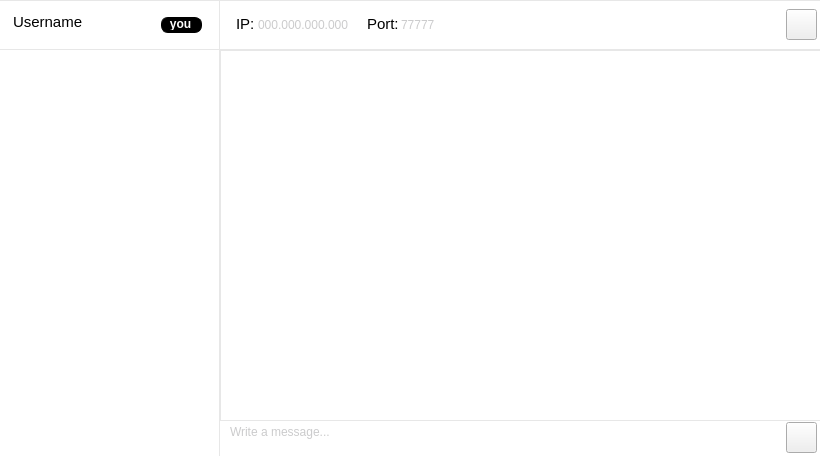
<?xml version="1.0" encoding="UTF-8"?>
<ui version="4.0">
 <class>ClientInterface</class>
 <widget class="QMainWindow" name="ClientInterface">
  <property name="geometry">
   <rect>
    <x>0</x>
    <y>0</y>
    <width>820</width>
    <height>456</height>
   </rect>
  </property>
  <property name="windowTitle">
   <string>AA messanger</string>
  </property>
  <property name="windowIcon">
   <iconset resource="userresources.qrc">
    <normaloff>:/Images/Images/icon.png</normaloff>:/Images/Images/icon.png</iconset>
  </property>
  <property name="styleSheet">
   <string notr="true">#ClientInterface {background-color:white;}</string>
  </property>
  <widget class="QWidget" name="centralWidget">
   <widget class="QLabel" name="label">
    <property name="geometry">
     <rect>
      <x>236</x>
      <y>9</y>
      <width>31</width>
      <height>31</height>
     </rect>
    </property>
    <property name="text">
     <string>&lt;html&gt;&lt;head/&gt;&lt;body&gt;&lt;p&gt;&lt;span style=&quot; font-family:'Tahoma'; font-size:11pt;&quot;&gt;IP:&lt;/span&gt;&lt;/p&gt;&lt;/body&gt;&lt;/html&gt;</string>
    </property>
   </widget>
   <widget class="QPushButton" name="settings">
    <property name="geometry">
     <rect>
      <x>786</x>
      <y>9</y>
      <width>31</width>
      <height>31</height>
     </rect>
    </property>
    <property name="styleSheet">
     <string notr="true">#settings {
    background-color: transparent;
    border-image: url(:/Images/Images/settings_normal.png);
    background: none;
    background-repeat: none;
}

#settings:hover {
    border-image: url(:/Images/Images/settings_hover.png);
}

#settings:pressed {
    border-image: url(:/Images/Images/settings_pressed.png);
}</string>
    </property>
    <property name="text">
     <string/>
    </property>
   </widget>
   <widget class="QTextBrowser" name="ChatArea">
    <property name="geometry">
     <rect>
      <x>220</x>
      <y>50</y>
      <width>601</width>
      <height>371</height>
     </rect>
    </property>
    <property name="autoFillBackground">
     <bool>false</bool>
    </property>
    <property name="styleSheet">
     <string notr="true">#ChatArea {
    background-image:url(:/Images/Images/background.png);
    border:1px solid #e7e7e7;
    font-family:Tahoma;
    font-size:13px;
    color:#111111;
}</string>
    </property>
    <property name="html">
     <string>&lt;!DOCTYPE HTML PUBLIC &quot;-//W3C//DTD HTML 4.0//EN&quot; &quot;http://www.w3.org/TR/REC-html40/strict.dtd&quot;&gt;
&lt;html&gt;&lt;head&gt;&lt;meta name=&quot;qrichtext&quot; content=&quot;1&quot; /&gt;&lt;style type=&quot;text/css&quot;&gt;
p, li { white-space: pre-wrap; }
&lt;/style&gt;&lt;/head&gt;&lt;body style=&quot; font-family:'Tahoma'; font-size:13px; font-weight:400; font-style:normal;&quot;&gt;
&lt;p style=&quot;-qt-paragraph-type:empty; margin-top:0px; margin-bottom:0px; margin-left:0px; margin-right:0px; -qt-block-indent:0; text-indent:0px;&quot;&gt;&lt;br /&gt;&lt;/p&gt;&lt;/body&gt;&lt;/html&gt;</string>
    </property>
   </widget>
   <widget class="QTextEdit" name="textEdit">
    <property name="geometry">
     <rect>
      <x>220</x>
      <y>418</y>
      <width>561</width>
      <height>41</height>
     </rect>
    </property>
    <property name="sizePolicy">
     <sizepolicy hsizetype="Expanding" vsizetype="Expanding">
      <horstretch>0</horstretch>
      <verstretch>0</verstretch>
     </sizepolicy>
    </property>
    <property name="styleSheet">
     <string notr="true">#textEdit {
    font-family: Tahoma;
    font-size: 12px;
    padding: 3px 0 3px 0;
    border: 0px;
}</string>
    </property>
   </widget>
   <widget class="QLabel" name="label_WriteAMessage">
    <property name="geometry">
     <rect>
      <x>230</x>
      <y>422</y>
      <width>111</width>
      <height>21</height>
     </rect>
    </property>
    <property name="styleSheet">
     <string notr="true">#label_WriteAMessage {
    background-color: transparent;
    background: none;
}</string>
    </property>
    <property name="text">
     <string>&lt;html&gt;&lt;head/&gt;&lt;body&gt;&lt;p&gt;&lt;span style=&quot; font-family:'Tahoma'; font-size:9pt; color:#cbcbcc;&quot;&gt;Write a message...&lt;/span&gt;&lt;/p&gt;&lt;/body&gt;&lt;/html&gt;</string>
    </property>
   </widget>
   <widget class="QListWidget" name="listWidget">
    <property name="geometry">
     <rect>
      <x>-1</x>
      <y>49</y>
      <width>221</width>
      <height>411</height>
     </rect>
    </property>
    <property name="styleSheet">
     <string notr="true">#listWidget {border: 1px solid #e7e7e7;font-family:Tahoma;font-size:15px;}</string>
    </property>
   </widget>
   <widget class="QPushButton" name="send">
    <property name="geometry">
     <rect>
      <x>786</x>
      <y>422</y>
      <width>31</width>
      <height>31</height>
     </rect>
    </property>
    <property name="styleSheet">
     <string notr="true">#send {
    background-color: transparent;
    border-image: url(:/Images/Images/send_normal.png);
    background: none;
    background-repeat: none;
}

#send:disabled {
    border-image: url(:/Images/Images/send_disabled.png);
}

#send:hover {
    border-image: url(:/Images/Images/send_hover.png);
}

#send:pressed {
    border-image: url(:/Images/Images/send_pressed.png);
}</string>
    </property>
    <property name="text">
     <string/>
    </property>
   </widget>
   <widget class="QLabel" name="label_2">
    <property name="geometry">
     <rect>
      <x>367</x>
      <y>9</y>
      <width>41</width>
      <height>31</height>
     </rect>
    </property>
    <property name="text">
     <string>&lt;html&gt;&lt;head/&gt;&lt;body&gt;&lt;p&gt;&lt;span style=&quot; font-family:'Tahoma'; font-size:11pt;&quot;&gt;Port:&lt;/span&gt;&lt;/p&gt;&lt;/body&gt;&lt;/html&gt;</string>
    </property>
   </widget>
   <widget class="QFrame" name="frame">
    <property name="geometry">
     <rect>
      <x>-1</x>
      <y>0</y>
      <width>221</width>
      <height>50</height>
     </rect>
    </property>
    <property name="styleSheet">
     <string notr="true">#frame {  border: 1px solid #e7e7e7; background-color:white;}</string>
    </property>
    <property name="frameShape">
     <enum>QFrame::StyledPanel</enum>
    </property>
    <property name="frameShadow">
     <enum>QFrame::Raised</enum>
    </property>
    <widget class="QLabel" name="Username">
     <property name="geometry">
      <rect>
       <x>14</x>
       <y>-3</y>
       <width>141</width>
       <height>51</height>
      </rect>
     </property>
     <property name="styleSheet">
      <string notr="true">#Username {border:0px;font-family:Tahoma;font-size:15px;}</string>
     </property>
     <property name="text">
      <string>&lt;html&gt;&lt;head/&gt;&lt;body&gt;&lt;p&gt;&lt;span style=&quot; font-size:11pt;&quot;&gt;Username&lt;/span&gt;&lt;/p&gt;&lt;/body&gt;&lt;/html&gt;</string>
     </property>
    </widget>
   </widget>
   <widget class="QFrame" name="frame_2">
    <property name="geometry">
     <rect>
      <x>219</x>
      <y>0</y>
      <width>611</width>
      <height>50</height>
     </rect>
    </property>
    <property name="styleSheet">
     <string notr="true">#frame_2 {  border: 1px solid #e7e7e7; background-color:white;}</string>
    </property>
    <property name="frameShape">
     <enum>QFrame::StyledPanel</enum>
    </property>
    <property name="frameShadow">
     <enum>QFrame::Raised</enum>
    </property>
   </widget>
   <widget class="QLabel" name="label_4">
    <property name="geometry">
     <rect>
      <x>161</x>
      <y>17</y>
      <width>41</width>
      <height>16</height>
     </rect>
    </property>
    <property name="styleSheet">
     <string notr="true">#label_4 {border:1px solid black; border-radius:7px; background-color:black; color:white;text-align:center;font-family:Tahoma;}</string>
    </property>
    <property name="text">
     <string>&lt;html&gt;&lt;head/&gt;&lt;body&gt;&lt;p align=&quot;center&quot;&gt;&lt;br/&gt;&lt;/p&gt;&lt;/body&gt;&lt;/html&gt;</string>
    </property>
   </widget>
   <widget class="QLabel" name="label_5">
    <property name="geometry">
     <rect>
      <x>157</x>
      <y>17</y>
      <width>47</width>
      <height>13</height>
     </rect>
    </property>
    <property name="text">
     <string>&lt;html&gt;&lt;head/&gt;&lt;body&gt;&lt;p align=&quot;center&quot;&gt;&lt;span style=&quot; font-weight:600;color:white;&quot;&gt;you&lt;/span&gt;&lt;/p&gt;&lt;/body&gt;&lt;/html&gt;</string>
    </property>
   </widget>
   <widget class="QLabel" name="IP">
    <property name="geometry">
     <rect>
      <x>258</x>
      <y>17</y>
      <width>101</width>
      <height>16</height>
     </rect>
    </property>
    <property name="styleSheet">
     <string notr="true">#IP {border:0px;font-family:'Tahoma';font-size:9pt;color:#cbcbcc;}</string>
    </property>
    <property name="text">
     <string>000.000.000.000</string>
    </property>
   </widget>
   <widget class="QLabel" name="Port">
    <property name="geometry">
     <rect>
      <x>401</x>
      <y>17</y>
      <width>41</width>
      <height>16</height>
     </rect>
    </property>
    <property name="styleSheet">
     <string notr="true">#Port { border:0px;font-family:'Tahoma';font-size:9pt;color:#cbcbcc;}</string>
    </property>
    <property name="text">
     <string>77777</string>
    </property>
   </widget>
   <zorder>ChatArea</zorder>
   <zorder>frame_2</zorder>
   <zorder>label</zorder>
   <zorder>settings</zorder>
   <zorder>textEdit</zorder>
   <zorder>label_WriteAMessage</zorder>
   <zorder>listWidget</zorder>
   <zorder>send</zorder>
   <zorder>label_2</zorder>
   <zorder>frame</zorder>
   <zorder>label_4</zorder>
   <zorder>label_5</zorder>
   <zorder>IP</zorder>
   <zorder>Port</zorder>
  </widget>
  <action name="actionExit">
   <property name="text">
    <string>Exit</string>
   </property>
  </action>
 </widget>
 <layoutdefault spacing="6" margin="11"/>
 <resources>
  <include location="userresources.qrc"/>
 </resources>
 <connections/>
</ui>
